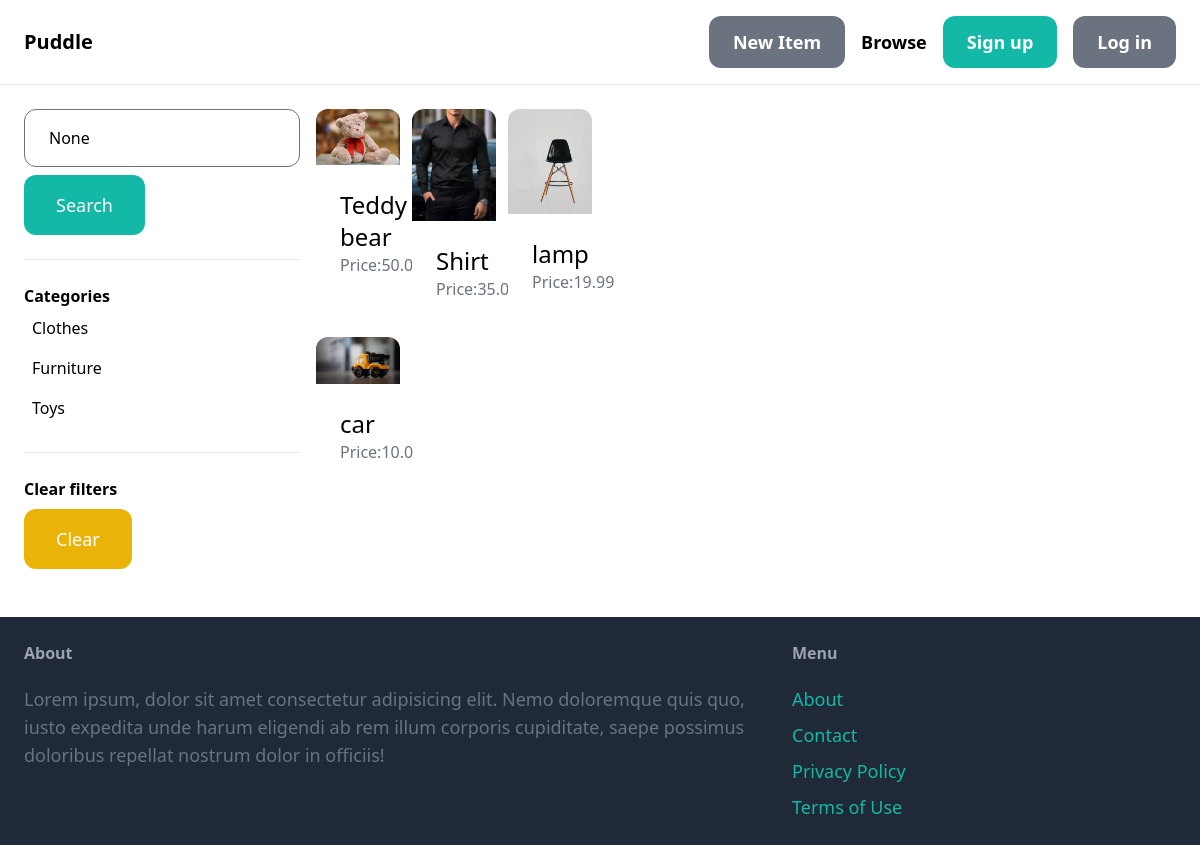
/item/, run on an earlier commit of the app's database.
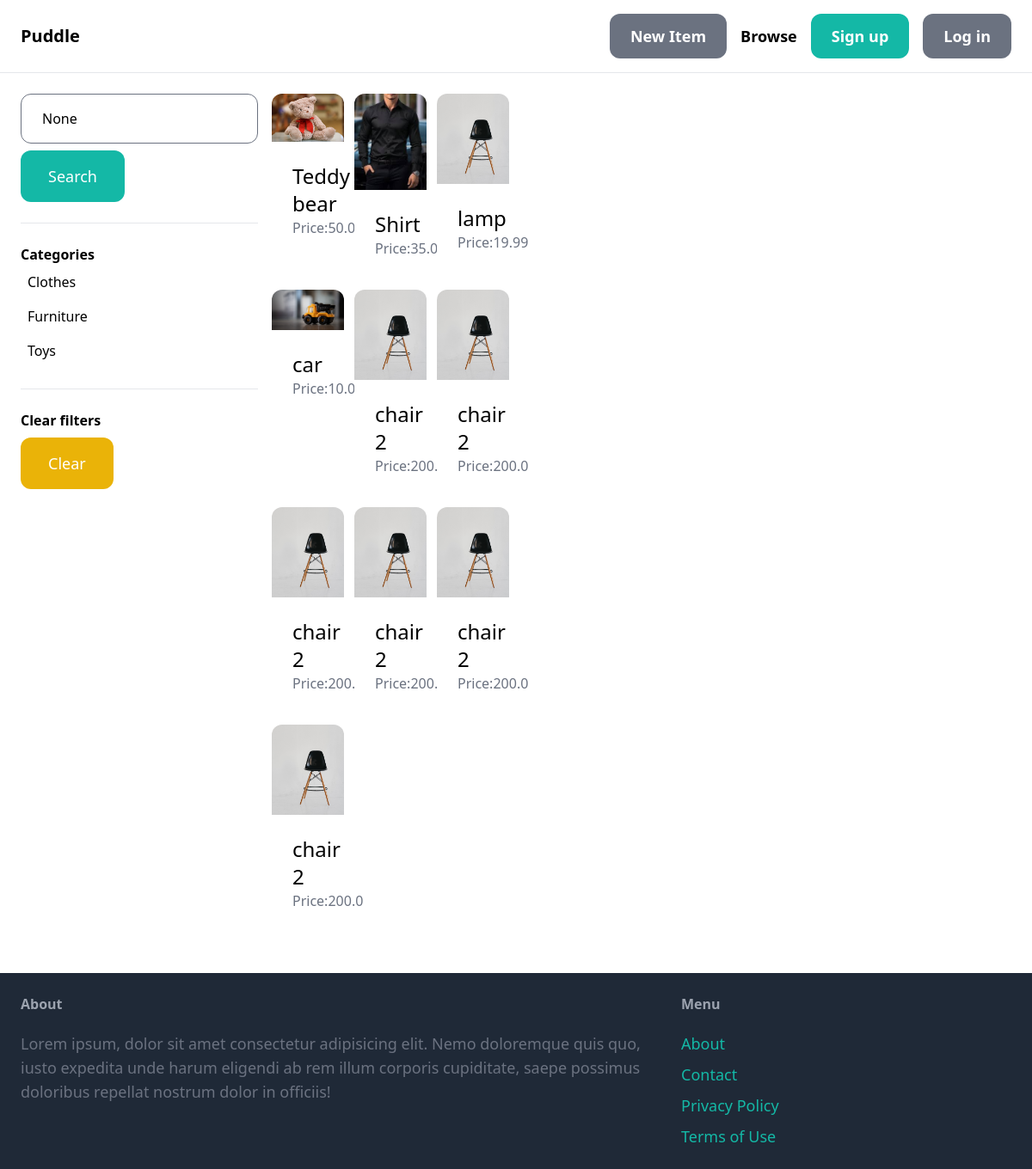
And on a later commit of the database.
### item/models.py (models this page shows, shortened)
class Category(models.Model):
    name = models.CharField(max_length=255)
    class Meta:
        ordering = ('name',)
        verbose_name_plural = 'Categories'

class Item(models.Model):
    category = models.ForeignKey(Category, related_name='items', on_delete=models.CASCADE)
    name = models.CharField(max_length = 255)
    desc = models.TextField(blank=True, null=True)
    price = models.FloatField()
    image = models.ImageField(upload_to='item_images', blank=True , null=True)
    is_sold = models.BooleanField(default=False)
    created_by = models.ForeignKey(User, related_name='items', on_delete=models.CASCADE)
    created_at = models.DateField(auto_now_add=True)

### item/views.py (the view)
# urls.py: path('',views.items,name='items'),
def items(request):
    query = request.GET.get('query')
    items = Item.objects.filter(is_sold=False)
    categories = Category.objects.all()
    category_id = request.GET.get('category',0)
    if category_id:
        items = items.filter(category_id=category_id)
    if query:
        items=items.filter(Q(name__icontains=query) | Q(desc__icontains=query))
    return render(request,'item/item.html',{
        'items':items,
        'query':query,
        'categories':categories,
        'category_id':int(category_id),
    })

### item/templates/item/item.html (shortened to what this page needs)
{% extends "base.html" %}
{% block content %}
<div class="pb-6 grid grid-4 grid-cols-4 gap-4">
    <div class="col-span-1">
        <form method="get" action="{% url 'item:items' %}">
            <input type="text" name="query" class="w-full py-4 px-6 border rounded-xl" value="{{query}}", placeholder="Find whatever you want">
            <button class="mt-2 py-4 px-8 text-lg bg-teal-500 text-white rounded-xl">Search</button>
        </form>
        <hr class="my-6">
        <p class="font-semibold">Categories</p>
        <ul>
            {% for category in categories %}
            <li class="py-2 px-2 rounded-xl {% if category.id == category_id %}bg-gray-200{% endif %}">
                <a href="{% url 'item:items' %}?query={{query}}&category={{category.id}}">{{category.name}}</a>
            </li>
            {% endfor %}
        </ul>
        <hr class="my-6">
        <p class="font-semibold">Clear filters</p>
        <ul>
           <li>
                <a href="{% url 'item:items' %}" class="mt-2 py-4 px-8 inline-block bg-yellow-500 text-lg rounded-xl text-white">Clear</a>
           </li>
        </ul>
    </div>
    <div class="col-span-s">
        <div class="grid grid-cols-3 gap-3">
            {% for item in items %}
                <div>
                    <a href="{% url 'item:detail' item.id %}">
                        <div>
                            <img src="{{item.image.url}}" class="mx-auto adjust rounded-t-xl">
                        </div>
                        <div class="p-6 bg-white rounded-b-xl">
                            <h2 class="text-2xl">{{item.name}}</h2>
                            <p class="text-gray-500">Price:{{item.price}}</p>
                        </div>
                    </a>
                </div>
            {% endfor %}
        </div>
    </div>
</div>
{% endblock content %}

What changed in the data, as far as the page shows it:
added Item: image (picture), name "chair 2", price "200.0"
added Item: image (picture), name "chair 2", price "200.0"
added Item: image (picture), name "chair 2", price "200.0"
added Item: image (picture), name "chair 2", price "200.0"
added Item: image (picture), name "chair 2", price "200.0"
added Item: image (picture), name "chair 2", price "200.0"
